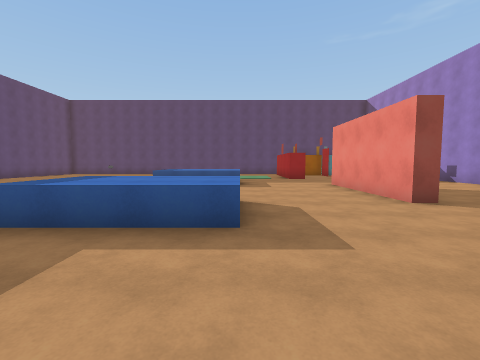
[1] (above)

16 first-person views from a walk through a Unity game level. The camera is 1.5 m above the floor, tilts 4° down and sees 90° across. The floor is counted in squares, 2 m on a side. Each view is taken from the middle of a square. On the plan, view 1 faces up. The plan holds only what a view shows up to about 9 squares ahead; the rest is blank. Surface patterns are stand-ins for the level's own textures.

[2]
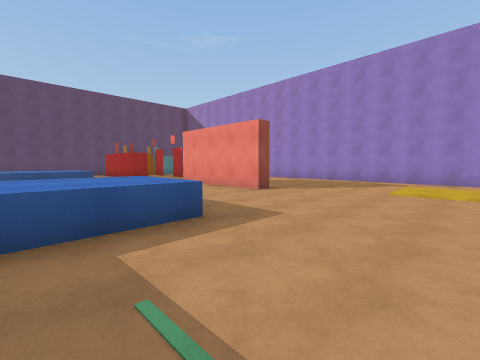

[3]
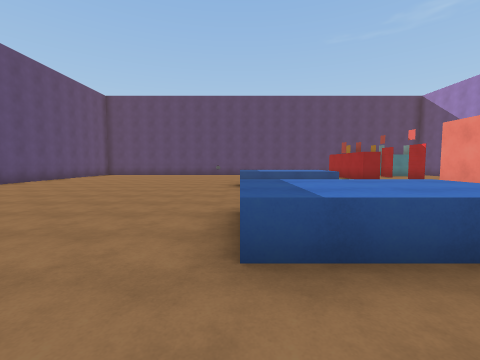

[4]
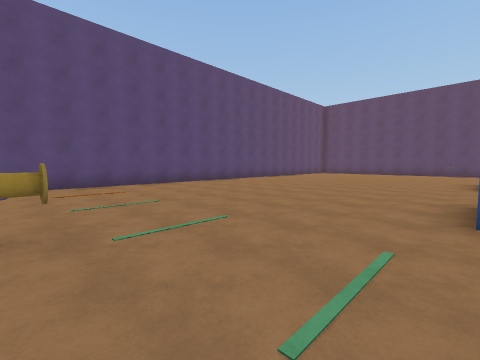

[5]
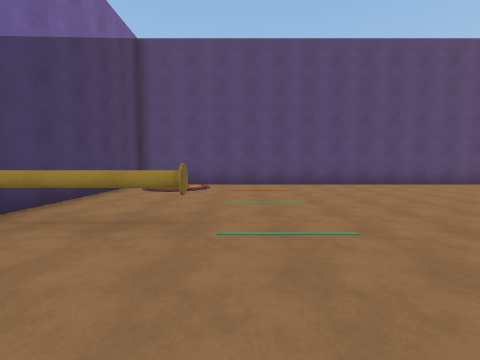

[6]
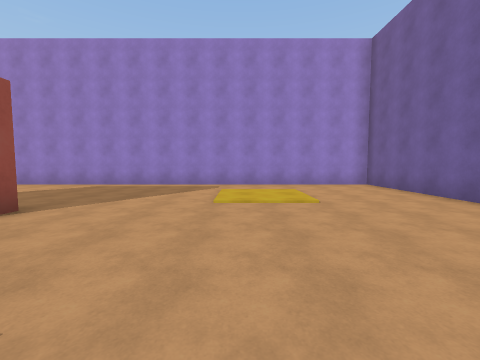

[7]
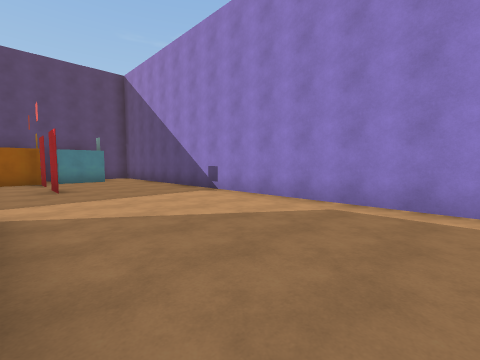

[8]
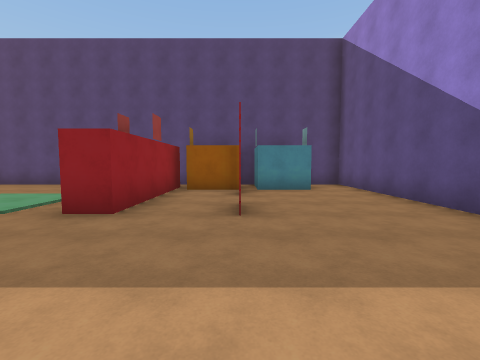

[9]
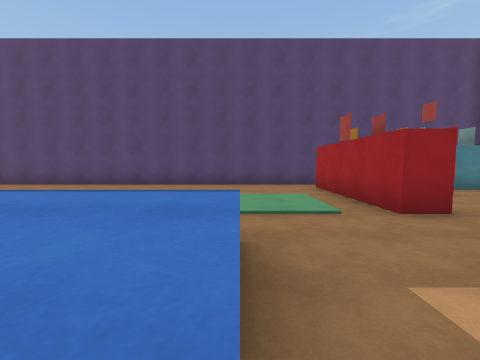

[10]
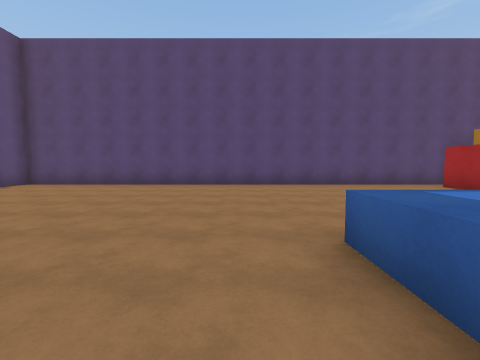

[11]
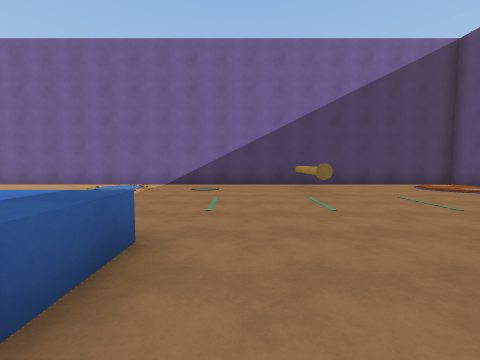

[12]
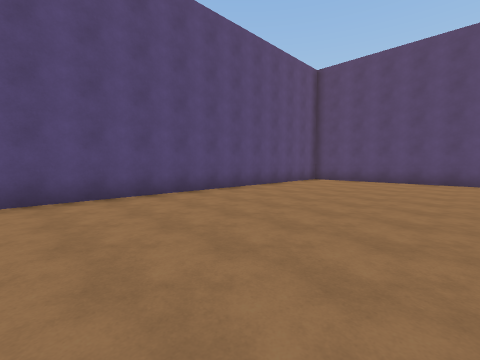

[13]
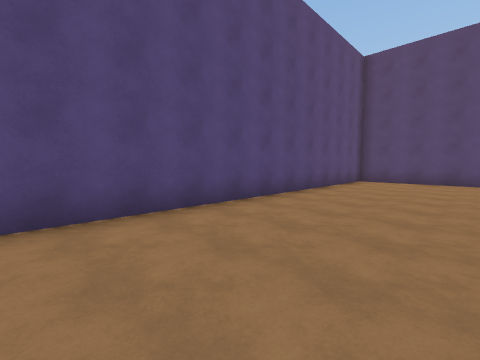

[14]
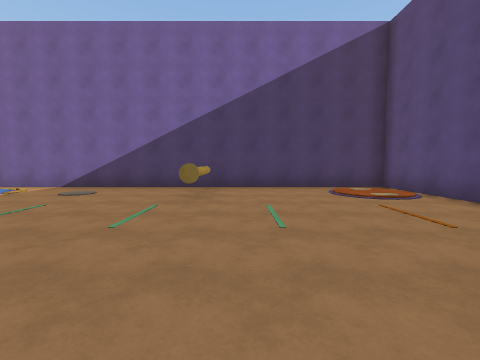

[15]
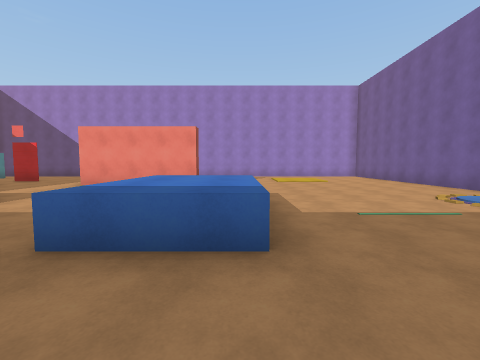

[16]
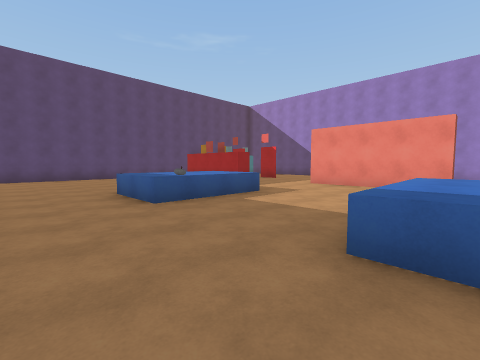

### Floor plan
Key: @ floor where view 1 was taken; # wall or solid block; . floor; ^ raised ledge; O other object.
Columns run from 12 left of view 1 to 9 right of it. Each row starts with its distance up from view 1.
 17 ######################
 16 #...............OOOO.#
 15 #..............#OOOO.#
 14 #..............#.O...#
 13 #.......... ...#.....#
 12 #.......... ...#.O...#
 11 #.........  .........#
 10 #........^^^^........#
  9 #........^^^^........#
  8 #...............#....#
  7 #...............#....#
  6 #...............#....#
  5 #...............#....#
  4 #........^^^^........#
  3 #........^^^^........#
  2 #....................#
  1 #....................#
  0 #...........@........#
 -1 #.....O..............#
 -2 #.....#..............#
 -3 #.....#..............#
 -4 ######################

Where each view was taken, in squares from view 1:
view 1: 0 up, 0 right, facing up
view 2: 0 up, 2 left, facing up-right
view 3: 1 up, 3 left, facing up
view 4: 1 down, 3 left, facing up-left
view 5: 0 up, 3 left, facing left
view 6: 1 up, 0 right, facing right
view 7: 4 up, 4 right, facing up-right
view 8: 8 up, 5 right, facing up
view 9: 8 up, 0 right, facing up
view 10: 8 up, 4 left, facing up
view 11: 5 up, 4 left, facing down
view 12: 6 up, 6 left, facing up-left
view 13: 6 up, 8 left, facing up-left
view 14: 4 up, 7 left, facing down
view 15: 3 up, 5 left, facing right
view 16: 4 up, 5 left, facing up-right
